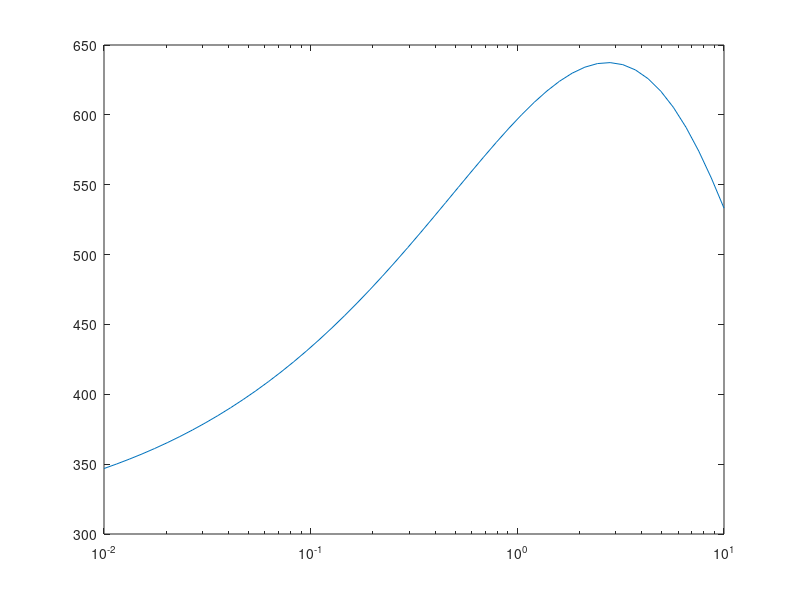

The MATLAB source for this figure: (Note: this script raises an error after producing the figure.)
function [t,z,T]=Tg_Ilya

v=logspace(-2,1,50);

alpha=1.1e-7; %Thermal diffusivity [m^2/s]
rho=1200;
c=1500; %heat capacity [J/kg/C]

dc=3e-6;%1e-6 - 3e-6

tau_pr=1.6; %1 - 2 
tau_p=(2.5+tau_pr/2)*1e6; %factor 2 for mean value
A=5/333;% 0.01 - 0.02
%tauc=tau_p/A; % 150e6 - 350e6
%tauc=220e6;
tauc=300e6;

q=tauc*v;%rate of work
t=dc./v;%asperity life time
%t=[1e-7 1e-6 1e-5 1e-4 1e-3];
h=dc/10;%0.3e-6;%layer height
%z=linspace(1e-10,h,1e3);
z=h;

%T=(v/(pi*alpha)).^0.5/(rho*c)*(dc^0.5*tauc); %Equivelent to z=0, (Rice 2006)

T=zeros(length(t),length(z));

for k=1:length(t)
    for l=1:length(z)
        f=@(tt) q(k)/2/(rho*c)*(pi*alpha*(t(k)-tt)).^(-0.5).*exp(-z(l).^2./(4*alpha*(t(k)-tt)));%factor 2 because we have two solids
        T(k,l)=integral(f,0,t(k));
    end
end


%T_avg=mean(T,2)+300;
T_avg=T+300;

figure(10);
semilogx(v,T_avg,'-');
my_legend_add(['tauc= ' num2str(round(tauc*1e-6)) ' dc= ' num2str(dc*1e6) ' h= ' num2str(h*1e6) ]);
xlabel('v (m/s)');
ylabel('Tc (K)');

%figure(10);
% b=0.016;
% Ar=0.735-T_avg'/T_avg(1)*b.*log(v);
% % vm=100;
% % A0=0.65;
% % Ar=A0*( 1+T_avg'/T_avg(1)/A0*b.*log(1+vm./v) );
% semilogx(v,Ar,'-');
% my_legend_add(['tauc= ' num2str(round(tauc*1e-6)) ' dc= ' num2str(dc*1e6) ' h= ' num2str(h*1e6) ]);

% figure(2);
% a_b=0.001;
% vm=0.1e-6;
% taur=0.505 - a_b*T_avg'/T_avg(1).*log(1+v/vm);
% semilogx(v,taur,'-');
% my_legend_add(['tauc= ' num2str(round(tauc*1e-6)) ' dc= ' num2str(dc*1e6) ' h= ' num2str(h*1e6) ' a-b=' num2str(a_b) ]);

%j=2;plot(z/t(j)^0.5,T(j,:)/t(j)^0.5);

end